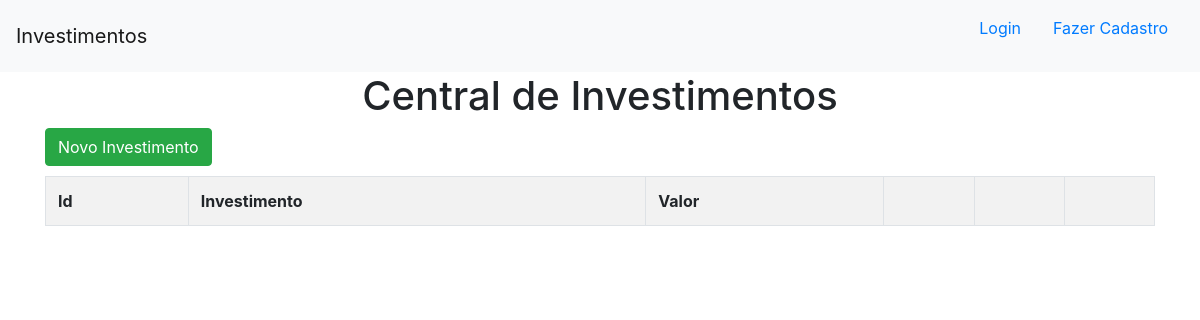
The app's page /, older data.
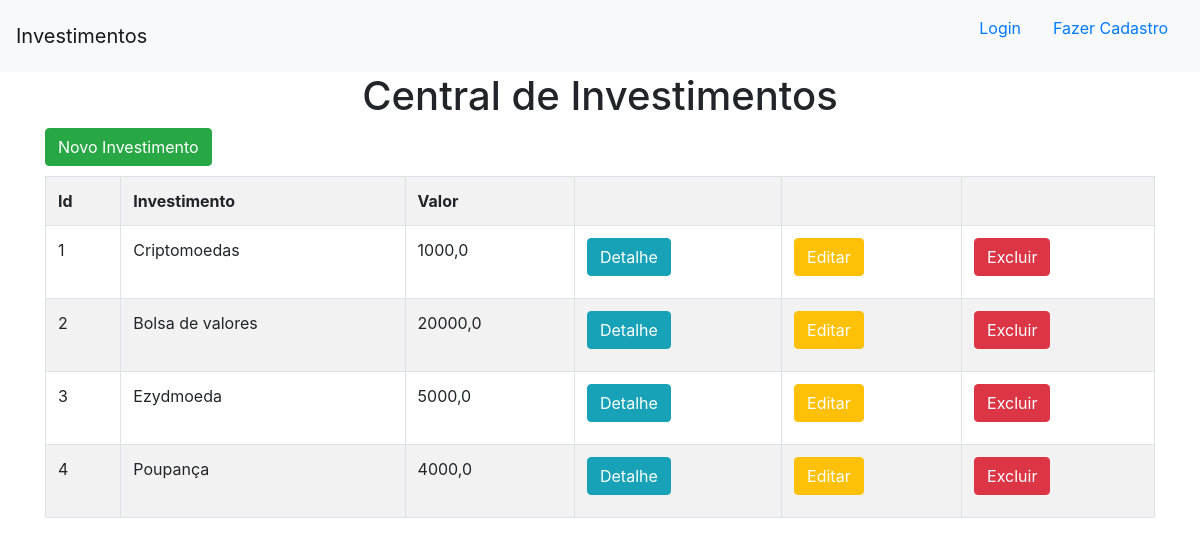
The same page, newer data.
### invista/models.py (models this page shows)
class Investimento(models.Model):
    investimento = models.TextField(max_length=255)
    valor = models.FloatField()
    pago = models.BooleanField(default=False)
    data = models.DateField(default=datetime.now)

### invista/views.py (the view)
# urls.py: path('',views.investimentos_leitura, name='investimentosleitura'),
def investimentos_leitura(request):
    dados = {
        'dados': Investimento.objects.all()
    }
    return render(request,'investimentos_ps/investimentosleitura.html',context=dados)

### invista/templates/investimentos_ps/investimentosleitura.html
{% extends 'investimentos_ps/base.html' %}
{% block conteudo %}
<h1 style='text-align: center;'>Central de Investimentos</h1>
<div class='container'>
    <button class='btn btn-success' style="margin-bottom: 10px;"><a style='color:white;' href="{% url 'novo_investimento' %}">Novo Investimento</a></button>
    <table class="table table-striped table-bordered">
        <tr>
            <th>Id</th>
            <th>Investimento</th>
            <th>Valor</th>
            <th></th>
            <th></th>
            <th></th>
        </tr>
        {% for dado in dados %}
        <tr>
            <td>{{dado.id}}</td>
            <td>{{dado.investimento}}</td>
            <td>{{dado.valor}}</td>
            <td><button class="btn btn-info" style="margin-bottom: 10px;"><a style='color:white;'href="{% url 'detalhe' dado.id %}">Detalhe</a></button></td>
            <td><button class="btn btn-warning" style="margin-bottom: 10px;"><a style='color:white;'href="{% url 'editar' dado.id %}">Editar</a></button></td>
            <td><button class="btn btn-danger" style="margin-bottom: 10px;"><a style='color:white;'href="{% url 'excluir' dado.id %}">Excluir</a></button></td>
        </tr>
        {% endfor %}
    </table>
</div>
{% endblock %}

### invista/templates/investimentos_ps/base.html (shortened to what this page needs)
<!doctype html>
<html lang="en">
  <head>
    <link rel="stylesheet" href="https://cdn.jsdelivr.net/npm/bootstrap@4.6.2/dist/css/bootstrap.min.css">
  </head>
  <body>
    <nav class="navbar navbar-light bg-light">
        <a class="navbar-brand" href="{% url 'investimentosleitura' %}">Investimentos</a>
        <ul style="list-style: none;">
          {% if user.is_authenticated %}
          <li style="float: left">
            <a class="nav-item nav-link">Bem Vindo {{user.get_username}}</a>
          </li>
          <li style="float: left">
            <a class="nav-item nav-link" href="{% url 'logout' %}">Sair</a>
          </li>
          {% else %}
          <li style="float: left">
            <a class="nav-item nav-link" href="{% url 'login' %}">Login</a>
          </li>
          <li style="float: left">
            <a class="nav-item nav-link" href="{% url 'novo_usuario' %}">Fazer Cadastro</a>
          </li>
          {% endif %}
      </ul>
    </nav>
    {% block conteudo %}
    {% endblock %}
  </body>
</html>

Row changes from the older to the newer data that the page shows:
added Investimento: id "1", investimento "Criptomoedas", valor "1000,0"
added Investimento: id "2", investimento "Bolsa de valores", valor "20000,0"
added Investimento: id "3", investimento "Ezydmoeda", valor "5000,0"
added Investimento: id "4", investimento "Poupança", valor "4000,0"
